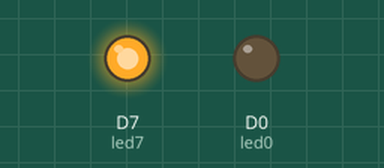
The sketch below on a simulated ESP8266 (NodeMCU). Parts: output pins drawn as LEDs (lit = HIGH).

Above: at 1.0 s.
At 3.0 s:
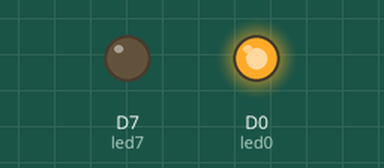
Timing chart, 0 to 5.2 s (numbered marks = the images above):
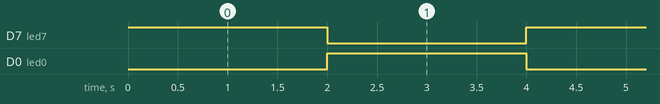

The sketch:

DigitalOut.ino
```cpp
int led0 = D0;
int led7 = D7;

void setup(){
    pinMode(led0, OUTPUT); //tells the pin what it's going to be used for
    pinMode(led7, OUTPUT);
}

void loop(){
    digitalWrite(led7, HIGH); //(pin you're writing to, high/low)
    digitalWrite(led0, LOW);
    delay(2000);
    digitalWrite(led7, LOW);
    digitalWrite(led0, HIGH);
    delay(2000); //things like this can also be used to control motors
}
```

Measured:
- by itself, D7 (led7), D0 (led0): alternates HIGH for 2.0 s and LOW for 2.0 s
